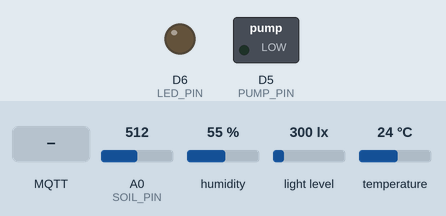
This sketch was run on a simulated ESP8266 (NodeMCU). On the bench: switched loads named in the sketch (green lamp = pin HIGH), output pins drawn as LEDs (lit = HIGH). Inputs (shaded band) come from the test bench; at power-on: A0 (SOIL_PIN) = 512, light level 300 lx, humidity 55 %, temperature 24 °C. WiFi joins after 1.5 s; servers stay silent unless stated; no MQTT or app messages arrive unless stated; not simulated (calls return 0 or success): secrets.h; names the files do not define were given values by the test bench: MQTT_PORT = 1883; what the sketch prints to the serial monitor is not drawn.

Above: at 2.8 s.
2.9 s: A0 (SOIL_PIN) set to 589
13.5 s: A0 (SOIL_PIN) set to 612
At 19.2 s:
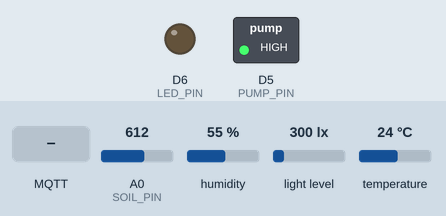
27.5 s: light level set to 209 lx
31.5 s: light level set to 182 lx
At 36.5 s:
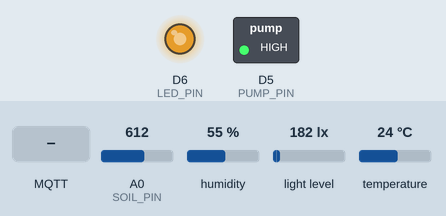
At 39.2 s:
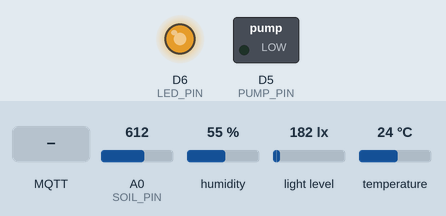
45.5 s: MQTT message "UPD" arrives on the first subscribed topic
Timing chart, 0 to 55.1 s (numbered marks = the images above; inputs shaded):
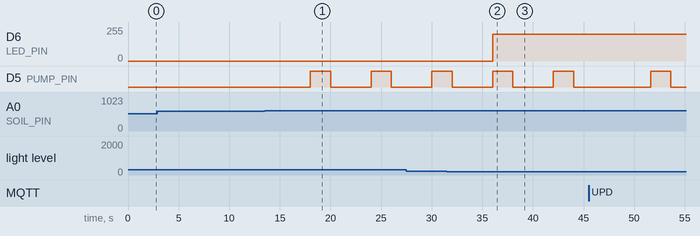

The sketch:

growsistant.ino
```cpp
#include <ESP8266WiFi.h>
#include <WiFiClientSecure.h>
#include <WiFiManager.h>
#include <PubSubClient.h>
#include <Wire.h>
#include <BH1750.h>
#include <DHT.h>
#include <ArduinoJson.h>

#include "secrets.h"

// ---------- Pins & sensors ----------
#define DHTPIN   D4
#define DHTTYPE  DHT11
#define PUMP_PIN D5
#define LED_PIN  D6
#define SOIL_PIN A0

BH1750 lightMeter;
DHT dht(DHTPIN, DHTTYPE);

// ---------- Control thresholds ----------
int soilDryThreshold = 600;
int lightThreshold   = 200;

// ---------- MQTT ----------
WiFiClientSecure espClient;
PubSubClient client(espClient);

String clientId;
String topicSensors;
String topicCmd;

// ---------- Schedulers ----------
const unsigned long PUBLISH_EVERY_MS = 6000;
unsigned long lastPublishMs = 0;

// ---------- Manual overrides / timers ----------
bool          pumpManualActive = false;
unsigned long pumpOffAtMs      = 0;

bool          lightManualActive = false;
bool          isLightON         = false;
int           lightManualPwm    = 0;    // 0..1023
unsigned long lightOffAtMs      = 0;    // 0 if indefinite

// ---------- Auto enable flags ----------
bool autoPumpEnabled  = true;
bool autoLightEnabled = true;

// ---------- Forward decl ----------
void ensureMqtt();
void handleCommandJson(const String& json);
void setLampPwm(int pwm);
void startPumpFor(unsigned long ms);

// ---------- Sensor snapshot helpers ----------
struct SensorSnapshot {
  int   soil;
  float lux;
  float temp;
  float hum;
};

SensorSnapshot readSensors() {
  SensorSnapshot s;
  s.soil = analogRead(SOIL_PIN);
  s.lux  = lightMeter.readLightLevel();
  s.hum  = dht.readHumidity();
  s.temp = dht.readTemperature();
  return s;
}

void publishSensors(const SensorSnapshot& s) {
  StaticJsonDocument<240> doc;
  doc["soil"]   = s.soil;
  doc["lux"]    = s.lux;
  doc["temp"]   = s.temp;
  doc["hum"]    = s.hum;
  doc["lamp"]   = isLightON;
  doc["auto_lamp"] = autoLightEnabled;
  doc["auto_pump"] = autoPumpEnabled;

  char json[256];
  size_t n = serializeJson(doc, json, sizeof(json));
  bool ok = client.publish(topicSensors.c_str(), json, n); // QoS0
  Serial.print("Published -> ");
  Serial.print(topicSensors);
  Serial.print(" : ");
  Serial.println(json);
  if (!ok) Serial.println("MQTT publish failed");
}

void setupWifi() {
  WiFiManager wifiManager;
  wifiManager.autoConnect("Growsistant-Setup");
  Serial.println("WiFi connected.");
  Serial.print("IP: "); Serial.println(WiFi.localIP());
}

void onMqttMessage(char* topic, byte* payload, unsigned int length) {
  String msg; msg.reserve(length + 1);
  for (unsigned int i = 0; i < length; i++) msg += (char)payload[i];

  Serial.print("MQTT IN  ["); Serial.print(topic); Serial.print("] ");
  Serial.println(msg);

  if (String(topic) != topicCmd) return;

  // --- Raw text "UPD" support ---
  String trimmed = msg; trimmed.trim();
  if (trimmed.equalsIgnoreCase("UPD")) {
    SensorSnapshot s = readSensors();
    publishSensors(s);
    lastPublishMs = millis(); // reset periodic timer
    return;
  }

  // --- Otherwise JSON commands ---
  handleCommandJson(msg);
}

void reconnect() {
  while (!client.connected()) {
    Serial.print("Attempting MQTT connection... ");
    if (client.connect(clientId.c_str(), MQTT_USER, MQTT_PASS)) {
      Serial.println("connected");
      client.subscribe(topicCmd.c_str(), 1); // PubSubClient will use QoS0 internally
      Serial.print("Subscribed to: "); Serial.println(topicCmd);
    } else {
      Serial.print("failed, rc="); Serial.print(client.state());
      Serial.println(" -> retry in 5s");
      delay(5000);
    }
  }
}

void ensureMqtt() {
  if (!client.connected()) reconnect();
  client.loop();
}


// 1) {"upd":true}  or {"cmd":"UPD"}  -> publish sensors now (manual)
// 2) {"light":false}                 -> LED ON  (PWM 800), indefinite
// 3) {"light":true}                  -> LED OFF (release manual)
// 4) {"light_pwm": 900}              -> LED PWM, indefinite
// 5) {"light_pwm": 900, "ms": 30000} -> LED PWM for 30s
// 6) {"pump_ms": 2000}               -> Run pump 2s
// 7) {"auto_light":true/false}, {"auto_pump":true/false}

void handleCommandJson(const String& json) {
  StaticJsonDocument<320> doc;
  DeserializationError err = deserializeJson(doc, json);
  if (err) {
    Serial.print("JSON parse error: "); Serial.println(err.c_str());
    return;
  }

  // Manual update triggers first
  if ((doc.containsKey("upd") && doc["upd"] == true) ||
      (doc.containsKey("cmd") && String(doc["cmd"].as<const char*>()).equalsIgnoreCase("UPD"))) {
    SensorSnapshot s = readSensors();
    publishSensors(s);
    lastPublishMs = millis();
    // Don't return; allow combining with other commands in one payload if desired
  }

  // Auto toggles
  if (doc.containsKey("auto_light")) {
    autoLightEnabled = doc["auto_light"];
    Serial.print("Auto light: "); Serial.println(autoLightEnabled ? "ENABLED" : "DISABLED");
    if (autoLightEnabled && !lightManualActive) {
      setLampPwm(0);
      isLightON = false;
    }
  }
  if (doc.containsKey("auto_pump")) {
    autoPumpEnabled = doc["auto_pump"];
    Serial.print("Auto pump: "); Serial.println(autoPumpEnabled ? "ENABLED" : "DISABLED");
  }

  // Lamp control
  if (doc.containsKey("light")) {
    bool v = doc["light"];
    if (v) {
      lightManualActive = true;
      isLightON = true;
      setLampPwm(800);
      lightOffAtMs = 0; // indefinite
      Serial.println("Lamp -> ON (manual, PWM=800)");
    } else {
      lightManualActive = false;
      isLightON = false;
      setLampPwm(0);
      lightOffAtMs = 0;
      Serial.println("Lamp -> OFF (manual released)");
    }
  }

  if (doc.containsKey("light_pwm")) {
    int pwm = constrain((int)doc["light_pwm"], 0, 1023);
    lightManualActive = true;
    setLampPwm(pwm);
    isLightON = (pwm > 0);

    if (doc.containsKey("ms")) {
      unsigned long ms = (unsigned long)doc["ms"];
      lightOffAtMs = millis() + ms;
      Serial.printf("Lamp -> PWM=%d for %lu ms\n", pwm, ms);
    } else {
      lightOffAtMs = 0; // indefinite
      Serial.printf("Lamp -> PWM=%d (manual, indefinite)\n", pwm);
    }
  }

  // Pump control
  if (doc.containsKey("pump_ms")) {
    unsigned long ms = (unsigned long)doc["pump_ms"];
    startPumpFor(ms);
    Serial.printf("Pump -> RUN for %lu ms\n", ms);
  }
}

void startPumpFor(unsigned long ms) {
  pumpManualActive = true;
  pumpOffAtMs      = millis() + ms;
  digitalWrite(PUMP_PIN, HIGH);
}

void setLampPwm(int pwm) {
  pwm = constrain(pwm, 0, 1023);
  lightManualPwm = pwm;
  analogWrite(LED_PIN, pwm);
}


void setup() {
  Serial.begin(9600);
  delay(100);

  Wire.begin();
  lightMeter.begin();
  dht.begin();

  pinMode(PUMP_PIN, OUTPUT);
  pinMode(LED_PIN, OUTPUT);
  digitalWrite(PUMP_PIN, LOW);
  analogWrite(LED_PIN, 0);

  setupWifi();

  espClient.setInsecure();

  client.setServer(MQTT_SERVER, MQTT_PORT); // 8883 for TLS
  client.setCallback(onMqttMessage);
  client.setKeepAlive(20);

  // Build clientId and topics
  clientId     = "GS-" + String(ESP.getChipId(), HEX); // e.g. GS-f6a3ab
  topicSensors = clientId + "/sensors";
  topicCmd     = clientId + "/cmd";

  reconnect();
}

void loop() {
  ensureMqtt();

  const unsigned long now = millis();

  // --- Manual timers ---
  if (pumpManualActive && now >= pumpOffAtMs) {
    pumpManualActive = false;
    digitalWrite(PUMP_PIN, LOW);
    Serial.println("Pump -> STOP (timer elapsed)");
  }

  if (lightManualActive && lightOffAtMs != 0 && now >= lightOffAtMs) {
    lightManualActive = false;
    lightOffAtMs = 0;
    setLampPwm(0);
    isLightON = false;
    Serial.println("Lamp -> OFF (timer elapsed)");
  }

  // --- Periodic sample & publish ---
  if (now - lastPublishMs >= PUBLISH_EVERY_MS) {
    lastPublishMs = now;

    SensorSnapshot s = readSensors();

    // Local controllers (auto)
    if (autoPumpEnabled && !pumpManualActive) {
      if (s.soil > soilDryThreshold) {
        startPumpFor(2000);
        Serial.println("Auto Pump -> DRY detected, pulse 2s");
      }
    }
    if (autoLightEnabled && !lightManualActive) {
      if (s.lux < lightThreshold) {
        isLightON = true;
        setLampPwm(800);
      } else {
        isLightON = false;
        setLampPwm(0);
      }
    }

    publishSensors(s);
  }

  // 1ms yield keeps WiFi happy without blocking loop responsiveness
  delay(1);
}
```

Measured:
- the behaviour switches between 600 and 601 on A0 (SOIL_PIN) (found by bisection; images 0 and 1)
- the behaviour switches between 200 and 199 lx on light level (found by bisection; images 1 and 2)
- after the input at 2.9 s, every drawn part: stays the same
- after the input at 13.5 s, D5 (PUMP_PIN): alternates HIGH for 2.0 s and LOW for 4.0 s, starting after 4.5 s
- after the input at 31.5 s, D6 (LED_PIN): 0/255 → 199/255 after 4.5 s
